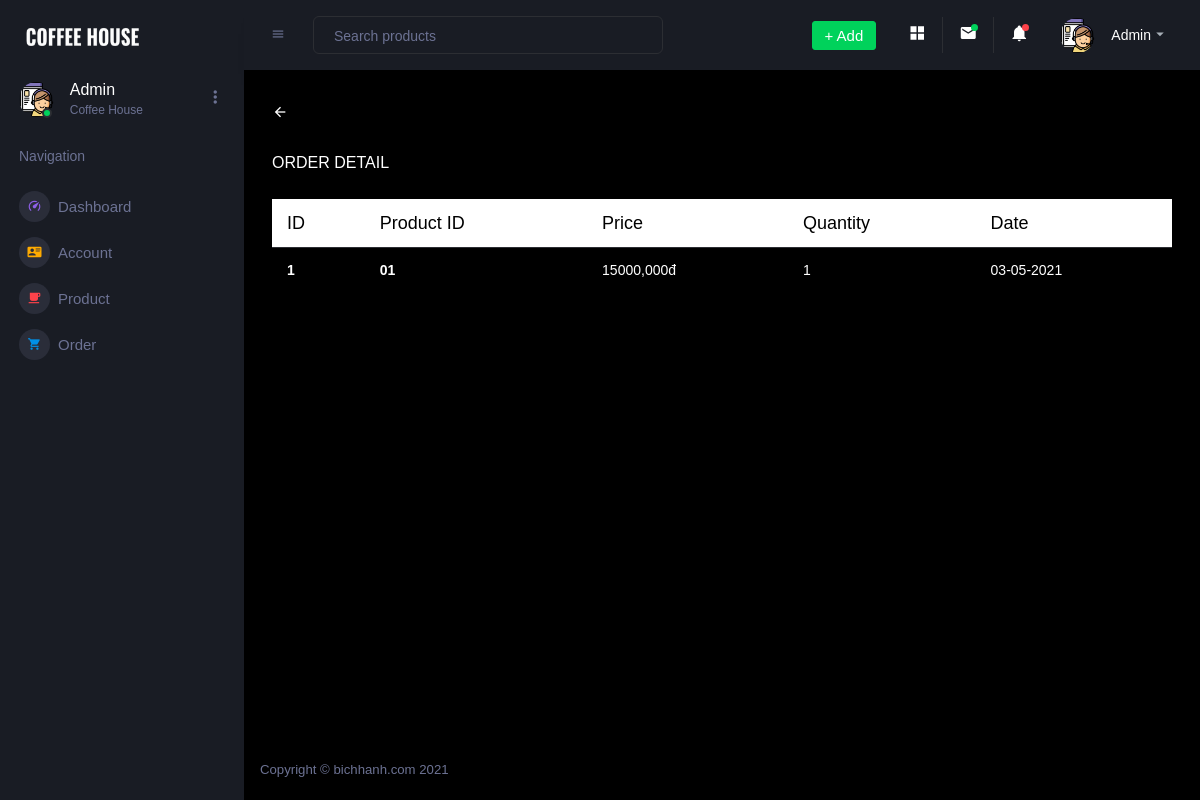
Screenshot of /admin/orderdetail.php?id=1 with the database file from the repository.
### tables this page shows
CREATE TABLE `cthoadon` (
  `mahd` int(10) NOT NULL,
  `masp` varchar(100) NOT NULL,
  `gia` varchar(100) NOT NULL,
  `soluong` int(10) NOT NULL,
  `ngaydat` varchar(100) NOT NULL
);

### admin/hehe.php (called while the page is built, shortened)
<?php
class module{
    function getOrderDetail($id){
        $db = new Connection();
        $conn = $db -> conn;
        $sql = "SELECT * FROM cthoadon WHERE mahd = '$id'";
        $result = mysqli_query($conn, $sql);
        if(mysqli_num_rows($result) > 0){
            return mysqli_fetch_assoc($result);
        }
        return null;
    }
}
?>

### admin/orderdetail.php (the view, shortened to what this page needs)
<?php
require_once("./hehe.php");
$id = $_GET['id'];
$a = new module();
$value = $a -> getOrderDetail($id);
?>
<!DOCTYPE html>
<html lang="en">
  <head>
    <link rel="stylesheet" href="assets/vendors/mdi/css/materialdesignicons.min.css">
    <link rel="stylesheet" href="assets/vendors/css/vendor.bundle.base.css">
    <link rel="stylesheet" href="assets/vendors/jvectormap/jquery-jvectormap.css">
    <link rel="stylesheet" href="assets/vendors/flag-icon-css/css/flag-icon.min.css">
    <link rel="stylesheet" href="assets/vendors/owl-carousel-2/owl.carousel.min.css">
    <link rel="stylesheet" href="assets/vendors/owl-carousel-2/owl.theme.default.min.css">
    <link rel="stylesheet" href="assets/css/style.css">
  </head>
  <body>
    <div class="container-scroller">
      <nav class="sidebar sidebar-offcanvas" id="sidebar">
        <div class="sidebar-brand-wrapper d-none d-lg-flex align-items-center justify-content-center fixed-top">
          <a class="sidebar-brand brand-logo" href="index.php"><img src="../images/COFFEE HOUSE.png" alt="logo" /></a>
        </div>
        <ul class="nav">
          <li class="nav-item profile">
            <div class="profile-desc">
              <div class="profile-pic">
                <div class="count-indicator">
                  <img class="img-xs rounded-circle " src="../images/admin.png" alt="">
                  <span class="count bg-success"></span>
                </div>
                <div class="profile-name">
                  <h5 class="mb-0 font-weight-normal">Admin</h5>
                  <span>Coffee House</span>
                </div>
              </div>
              <a href="#" id="profile-dropdown" data-toggle="dropdown"><i class="mdi mdi-dots-vertical"></i></a>
            </div>
          </li>
          <li class="nav-item nav-category">
            <span class="nav-link">Navigation</span>
          </li>
          <li class="nav-item menu-items">
            <a class="nav-link" href="index.php">
              <span class="menu-icon">
                <i class="mdi mdi-speedometer"></i>
              </span>
              <span class="menu-title">Dashboard</span>
            </a>
          </li>
          <li class="nav-item menu-items">
            <a class="nav-link" href="account.php">
              <span class="menu-icon">
                <i class="mdi mdi-account-card-details"></i>
              </span>
              <span class="menu-title">Account</span>
            </a>
          </li>
          <li class="nav-item menu-items">
            <a class="nav-link" href="product.php">
              <span class="menu-icon">
                <i class="mdi mdi-coffee"></i>
              </span>
              <span class="menu-title">Product</span>
            </a>
          </li>
          <li class="nav-item menu-items">
            <a class="nav-link" href="order.php">
              <span class="menu-icon">
                <i class="mdi mdi-cart"></i>
              </span>
              <span class="menu-title">Order</span>
            </a>
          </li>
        </ul>
      </nav>
      <div class="container-fluid page-body-wrapper">
        <nav class="navbar p-0 fixed-top d-flex flex-row">
          <div class="navbar-menu-wrapper flex-grow d-flex align-items-stretch">
            <button class="navbar-toggler navbar-toggler align-self-center" type="button" data-toggle="minimize">
              <span class="mdi mdi-menu"></span>
            </button>
            <ul class="navbar-nav w-100">
              <li class="nav-item w-100">
                <form class="nav-link mt-2 mt-md-0 d-none d-lg-flex search">
                  <input type="text" class="form-control" placeholder="Search products">
                </form>
              </li>
            </ul>
            <ul class="navbar-nav navbar-nav-right">
            <li class="nav-item dropdown d-none d-lg-block">
                <a class="nav-link btn btn-success create-new-button" id="createbuttonDropdown" data-toggle="dropdown" aria-expanded="false" href="#">+ Add</a>
              </li>
              <li class="nav-item nav-settings d-none d-lg-block">
                <a class="nav-link" href="#">
                  <i class="mdi mdi-view-grid"></i>
                </a>
              </li>
              <li class="nav-item dropdown border-left">
                <a class="nav-link count-indicator dropdown-toggle" id="messageDropdown" href="#" data-toggle="dropdown" aria-expanded="false">
                  <i class="mdi mdi-email"></i>
                  <span class="count bg-success"></span>
                </a>
              </li>
              <li class="nav-item dropdown border-left">
                <a class="nav-link count-indicator dropdown-toggle" id="notificationDropdown" href="#" data-toggle="dropdown">
                  <i class="mdi mdi-bell"></i>
                  <span class="count bg-danger"></span>
                </a>
              </li>
              <li class="nav-item dropdown">
                <a class="nav-link" id="profileDropdown" href="#" data-toggle="dropdown">
                  <div class="navbar-profile">
                    <img class="img-xs rounded-circle" src="../images/admin.png" alt="">
                    <p class="mb-0 d-none d-sm-block navbar-profile-name">Admin</p>
                    <i class="mdi mdi-menu-down d-none d-sm-block"></i>
                  </div>
                </a>
              </li>
            </ul>
          </div>
        </nav>
        <div class="main-panel">
          <div class="content-wrapper">
          <a style="color: white"href="order.php"><i class="mdi mdi-arrow-left"></i></a>
          <br><br>
          ORDER DETAIL
          <br><br>
          <table class="table">
  <thead>
    <tr style="background: white">
      <th style="color: black; font-size:18px" scope="col">ID </th>
      <th style="color: black; font-size:18px" scope="col">Product ID</th>
      <th style="color: black; font-size:18px" scope="col">Price</th>
      <th style="color: black; font-size:18px" scope="col">Quantity</th>
      <th style="color: black; font-size:18px" scope="col">Date</th>
    </tr>
  </thead>
  <tbody style="color: white">
    <tr>
      <th ><?php echo $value['mahd']?></th>
      <th><?php echo $value['masp']?></th>
      <td><?php echo $value['gia']?>,000đ</td>
      <td><?php  echo $value['soluong']?></td>
      <td><?php  echo $value['ngaydat']?></td>
    </tr>
  </tbody>
</table>
          </div>
          <footer class="footer">
            <div class="d-sm-flex justify-content-center justify-content-sm-between">
              <span class="text-muted d-block text-center text-sm-left d-sm-inline-block">Copyright © bichhanh.com 2021</span>
            </div>
          </footer>
        </div>
      </div>
    </div>
  </body>
</html>

### rows the page displays
cthoadon: mahd "1", masp "01", gia "15000", soluong "1", ngaydat "03-05-2021"
